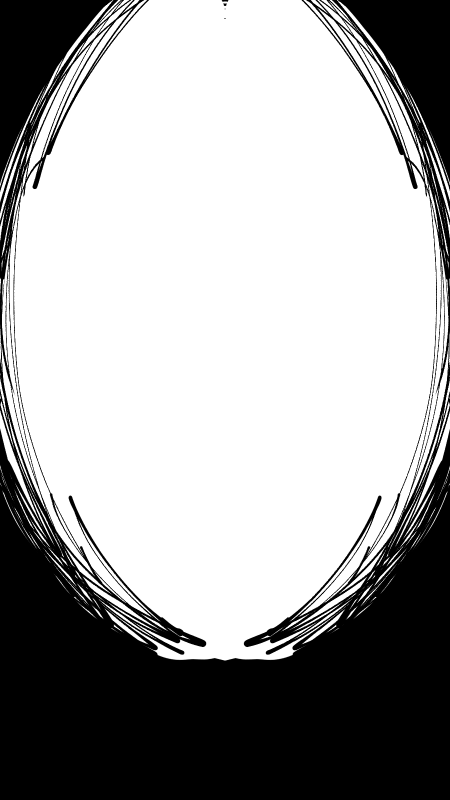
#> input picture img/bg.png, 900 x 1600 px (shown at 1/2 size); its folder holds 4 pictures in this run
$ python make_mobile_images.py
#> lines starting #> are read from the running program, lines starting #| are printed output that depends on the picture
"""
모바일용 작은 그림 만들기
사용법:  python make_mobile_images.py
  - img/ 폴더의 모든 .png 를 높이 1280px 로 줄여서 img/m/ 폴더에 .webp 로 저장해요.
  - 비율은 그대로 유지해요. 게임은 그림을 화면 전체 크기로 늘려서 쓰기 때문에 모양이 바뀌지 않아요.
  - PC 에서는 원본(img/)을 계속 쓰고, 모바일(터치 기기)에서만 img/m/ 을 써요.
  - 준비: pip install pillow
"""
import glob, os
from PIL import Image

SRC_DIR = os.path.join(os.path.dirname(os.path.abspath(__file__)), 'img')
OUT_DIR = os.path.join(SRC_DIR, 'm')
TARGET_H = 1280
QUALITY = 85

os.makedirs(OUT_DIR, exist_ok=True)
files = sorted(glob.glob(os.path.join(SRC_DIR, '*.png')))
for f in files:
    im = Image.open(f).convert('RGBA')
#> im is the input picture: PIL image 900x1600 RGBA; mean R, G, B, A 163.4, 163.4, 163.4, 88.6
    w, h = im.size
#> w = 900; h = 1600
    new_w = round(w * TARGET_H / h)
#> new_w = 720
    im = im.resize((new_w, TARGET_H), Image.LANCZOS)
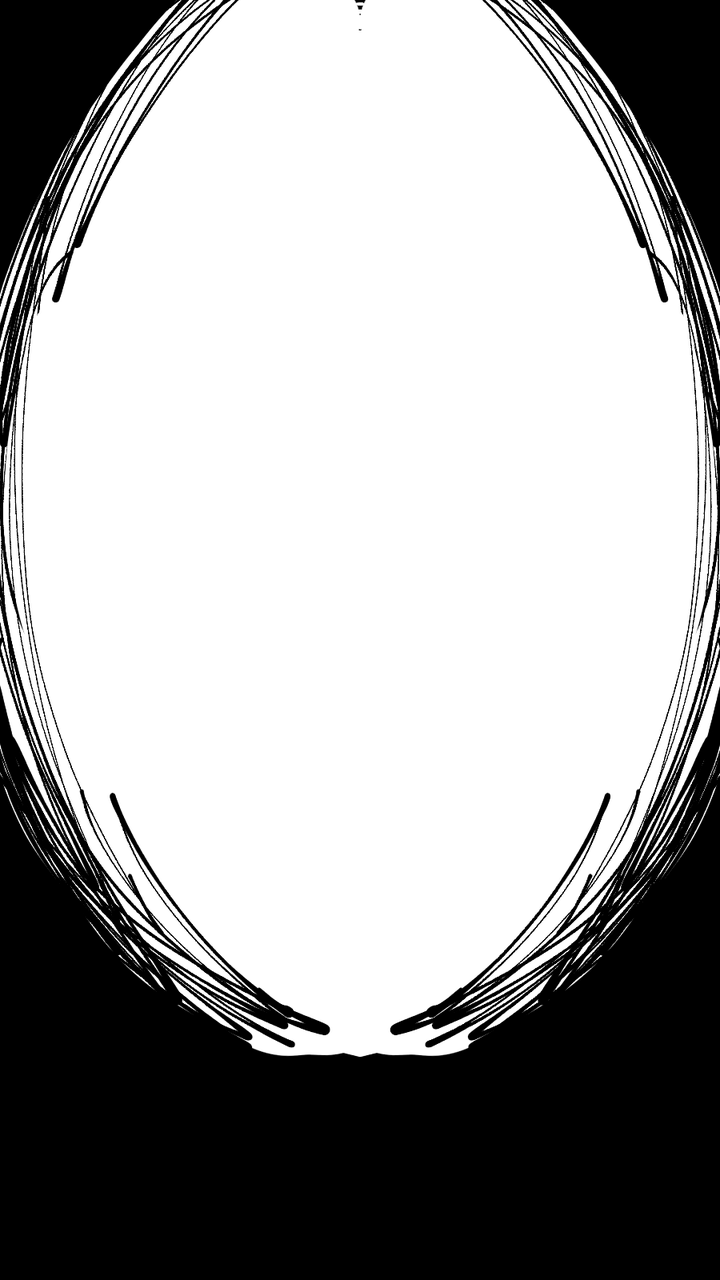
#> im: PIL image 720x1280 RGBA; mean R, G, B, A 0, 0, 0, 88.6; transparent parts drawn white
    out = os.path.join(OUT_DIR, os.path.splitext(os.path.basename(f))[0] + '.webp')
    im.save(out, 'WEBP', quality=QUALITY)
    print(f'{os.path.basename(f)}  {w}x{h}  ->  {new_w}x{TARGET_H}')
#| bg.png  900x1600  ->  720x1280
#> pass 2 of the loop `for f in files:`:
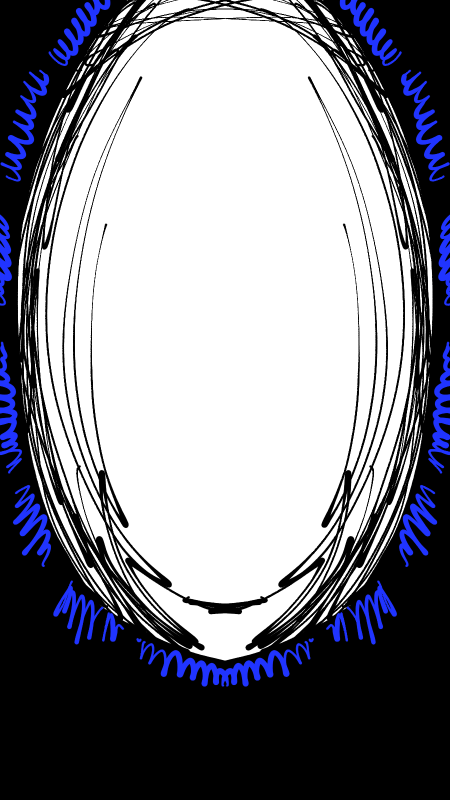
#> input picture img/bg_2.png, 900 x 1600 px (shown at 1/2 size)
#> im is the input picture: PIL image 900x1600 RGBA; mean R, G, B, A 131.3, 132, 140.1, 120.8
#> `im = im.resize((new_w, TARGET_H), Image.LANCZOS)`:
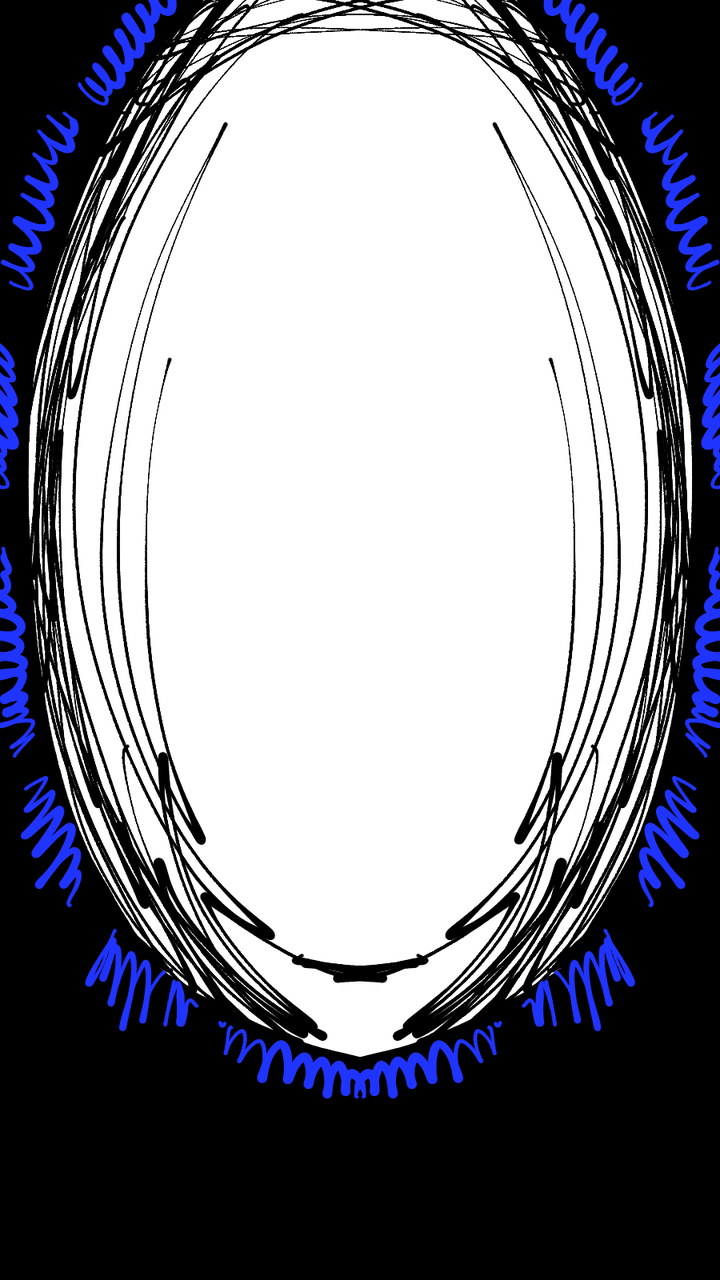
#> im: PIL image 720x1280 RGBA; mean R, G, B, A 1.3, 2.1, 10.1, 120.8; transparent parts drawn white
#| bg_2.png  900x1600  ->  720x1280
#> pass 3 of the loop `for f in files:`:
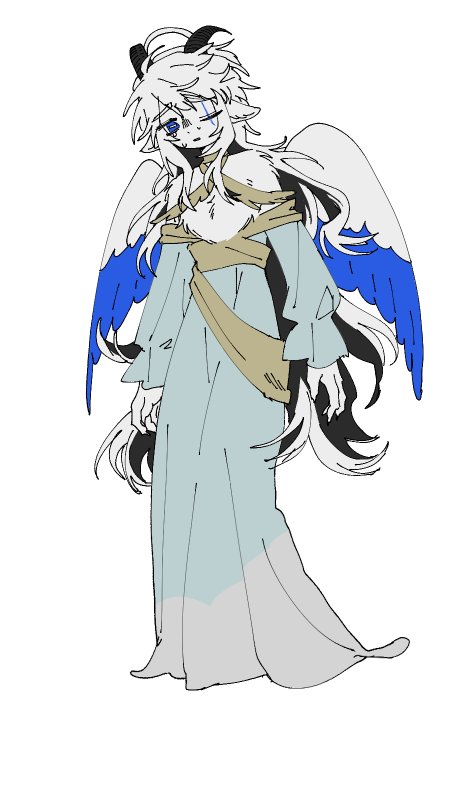
#> input picture img/boss.png, 900 x 1600 px (shown at 1/2 size)
#> im is the input picture: PIL image 900x1600 RGBA; mean R, G, B, A 222, 225.4, 228.2, 96.5
#> `im = im.resize((new_w, TARGET_H), Image.LANCZOS)`:
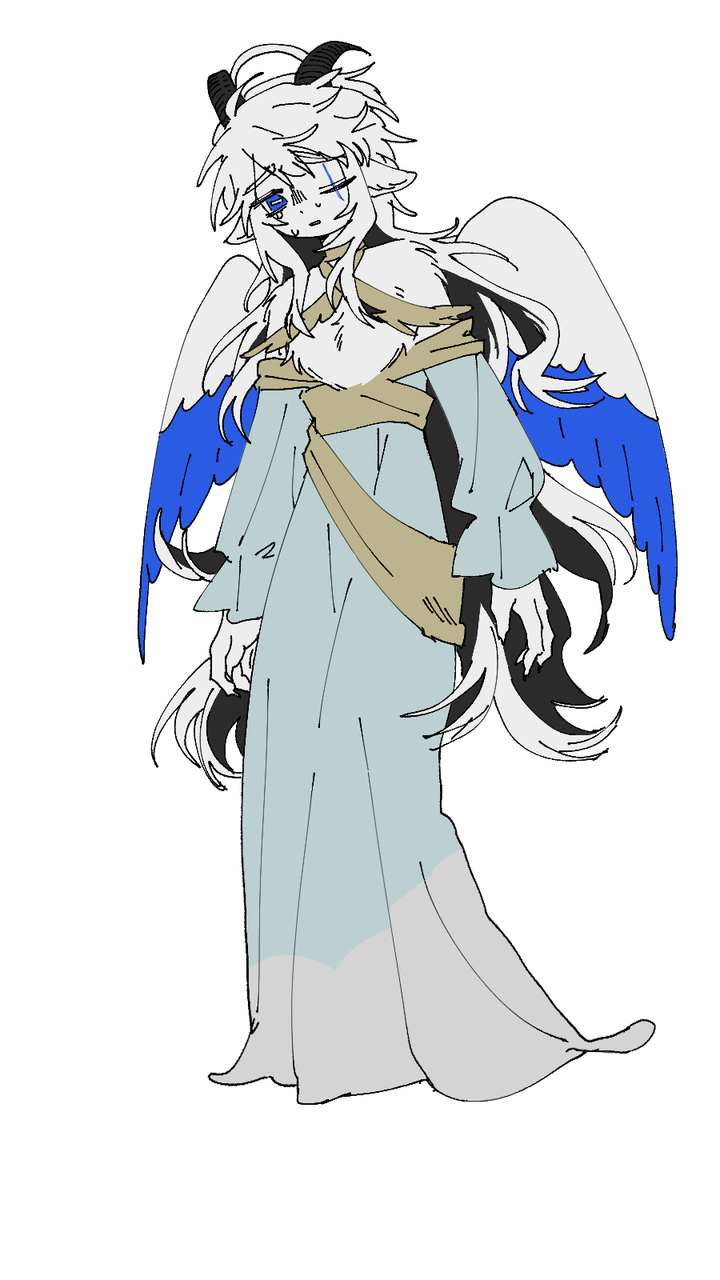
#> im: PIL image 720x1280 RGBA; mean R, G, B, A 64.2, 67.6, 70.5, 96.5; transparent parts drawn white
#| boss.png  900x1600  ->  720x1280
#> the loop made 4 passes; the first 3 are shown
print(f'done: {len(files)} files -> {OUT_DIR}')
